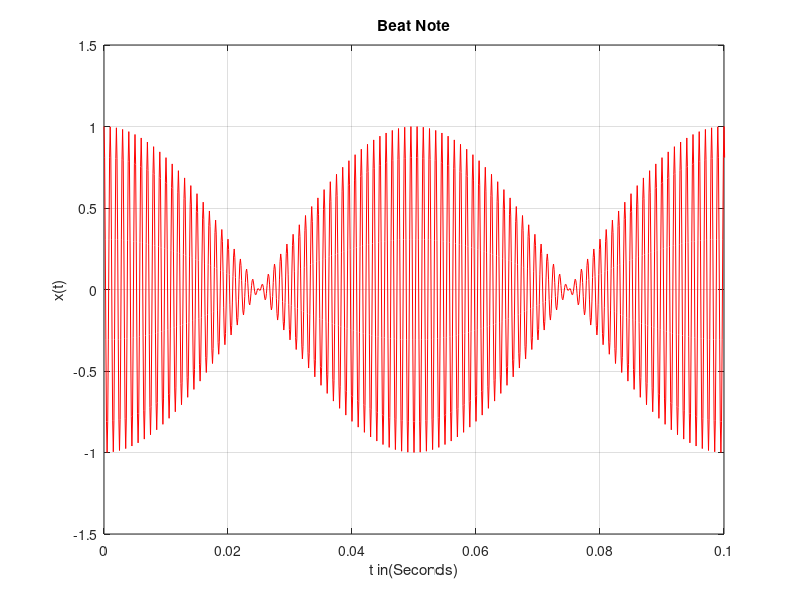

MATLAB code to generate this figure:
%%%%%%%%%%%%%%%%%%%%%%%%%%%%%%
f1 = 10;
f2 = 1000;
t=0:0.0001:3;
x4 = cos(2*pi*f1*t).*cos(2*pi*f2*t)

plot(t,x4,'-r');
xlim([0 0.1]);
ylim([-1.5 1.5]);
grid on;
xlabel('t in(Seconds)');
ylabel('x(t)');
title('Beat Note');
soundsc(x4);
%%%%%%%%%%%%%%%%%%%%%%%%%%%%%%